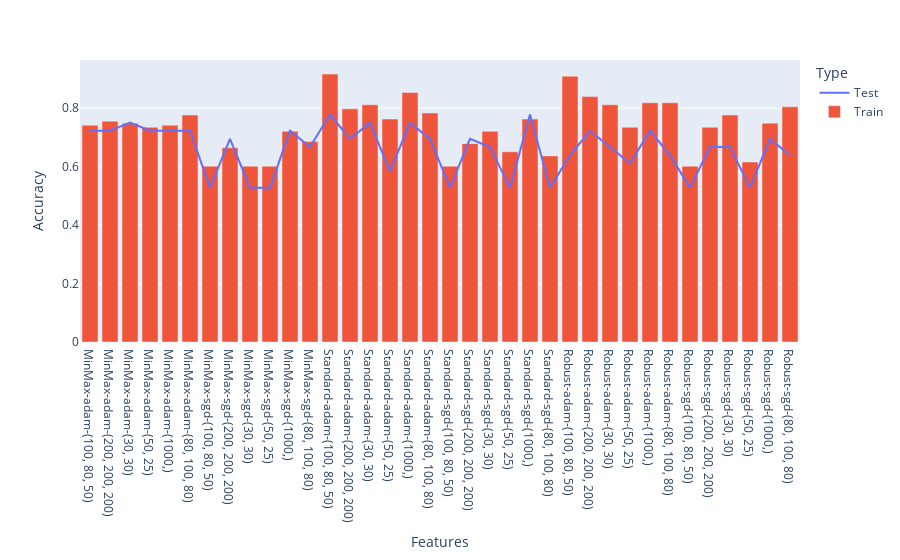

Notebook code for this chart:
### Markdown cell above
## Visualization

### Code cell
import plotly.express as px

fig = px.line(x=list(test_scores.keys()), y=list(test_scores.values()), color=px.Constant("Test"),
             labels=dict(x="Features", y="Accuracy", color="Type"))
fig.add_bar(x=list(train_scores.keys()), y=list(train_scores.values()), name="Train")
fig.show()

### Figure 1 — Plotly figure (JSON) as saved in the notebook; plotly's stock layout.template omitted (floating-point values rounded to 4 significant figures)
{"data": [{"hovertemplate": "Type=Test<br>Features=%{x}<br>Accuracy=%{y}<extra></extra>", "legendgroup": "Test", "line": {"color": "#636efa", "dash": "solid"}, "marker": {"symbol": "circle"}, "mode": "lines", "name": "Test", "orientation": "v", "showlegend": true, "type": "scatter", "x": ["MinMax-adam-(100, 80, 50)", "MinMax-adam-(200, 200, 200)", "MinMax-adam-(30, 30)", "MinMax-adam-(50, 25)", "MinMax-adam-(1000,)", "MinMax-adam-(80, 100, 80)", "MinMax-sgd-(100, 80, 50)", "MinMax-sgd-(200, 200, 200)", "MinMax-sgd-(30, 30)", "MinMax-sgd-(50, 25)", "MinMax-sgd-(1000,)", "MinMax-sgd-(80, 100, 80)", "Standard-adam-(100, 80, 50)", "Standard-adam-(200, 200, 200)", "Standard-adam-(30, 30)", "Standard-adam-(50, 25)", "Standard-adam-(1000,)", "Standard-adam-(80, 100, 80)", "Standard-sgd-(100, 80, 50)", "Standard-sgd-(200, 200, 200)", "Standard-sgd-(30, 30)", "Standard-sgd-(50, 25)", "Standard-sgd-(1000,)", "Standard-sgd-(80, 100, 80)", "Robust-adam-(100, 80, 50)", "Robust-adam-(200, 200, 200)", "Robust-adam-(30, 30)", "Robust-adam-(50, 25)", "Robust-adam-(1000,)", "Robust-adam-(80, 100, 80)", "Robust-sgd-(100, 80, 50)", "Robust-sgd-(200, 200, 200)", "Robust-sgd-(30, 30)", "Robust-sgd-(50, 25)", "Robust-sgd-(1000,)", "Robust-sgd-(80, 100, 80)"], "xaxis": "x", "y": [0.7222, 0.7222, 0.75, 0.7222, 0.7222, 0.7222, 0.5278, 0.6944, 0.5278, 0.5278, 0.7222, 0.6667, 0.7778, 0.6944, 0.75, 0.5833, 0.75, 0.6944, 0.5278, 0.6944, 0.6667, 0.5278, 0.7778, 0.5278, 0.6389, 0.7222, 0.6667, 0.6111, 0.7222, 0.6389, 0.5278, 0.6667, 0.6667, 0.5278, 0.6944, 0.6389], "yaxis": "y"}, {"name": "Train", "type": "bar", "x": ["MinMax-adam-(100, 80, 50)", "MinMax-adam-(200, 200, 200)", "MinMax-adam-(30, 30)", "MinMax-adam-(50, 25)", "MinMax-adam-(1000,)", "MinMax-adam-(80, 100, 80)", "MinMax-sgd-(100, 80, 50)", "MinMax-sgd-(200, 200, 200)", "MinMax-sgd-(30, 30)", "MinMax-sgd-(50, 25)", "MinMax-sgd-(1000,)", "MinMax-sgd-(80, 100, 80)", "Standard-adam-(100, 80, 50)", "Standard-adam-(200, 200, 200)", "Standard-adam-(30, 30)", "Standard-adam-(50, 25)", "Standard-adam-(1000,)", "Standard-adam-(80, 100, 80)", "Standard-sgd-(100, 80, 50)", "Standard-sgd-(200, 200, 200)", "Standard-sgd-(30, 30)", "Standard-sgd-(50, 25)", "Standard-sgd-(1000,)", "Standard-sgd-(80, 100, 80)", "Robust-adam-(100, 80, 50)", "Robust-adam-(200, 200, 200)", "Robust-adam-(30, 30)", "Robust-adam-(50, 25)", "Robust-adam-(1000,)", "Robust-adam-(80, 100, 80)", "Robust-sgd-(100, 80, 50)", "Robust-sgd-(200, 200, 200)", "Robust-sgd-(30, 30)", "Robust-sgd-(50, 25)", "Robust-sgd-(1000,)", "Robust-sgd-(80, 100, 80)"], "y": [0.7413, 0.7552, 0.7483, 0.7343, 0.7413, 0.7762, 0.6014, 0.6643, 0.6014, 0.6014, 0.7203, 0.6853, 0.9161, 0.7972, 0.8112, 0.7622, 0.8531, 0.7832, 0.6014, 0.6783, 0.7203, 0.6503, 0.7622, 0.6364, 0.9091, 0.8392, 0.8112, 0.7343, 0.8182, 0.8182, 0.6014, 0.7343, 0.7762, 0.6154, 0.7483, 0.8042]}], "layout": {"legend": {"title": {"text": "Type"}, "tracegroupgap": 0}, "margin": {"t": 60}, "xaxis": {"anchor": "y", "domain": [0, 1], "title": {"text": "Features"}}, "yaxis": {"anchor": "x", "domain": [0, 1], "title": {"text": "Accuracy"}}}}
